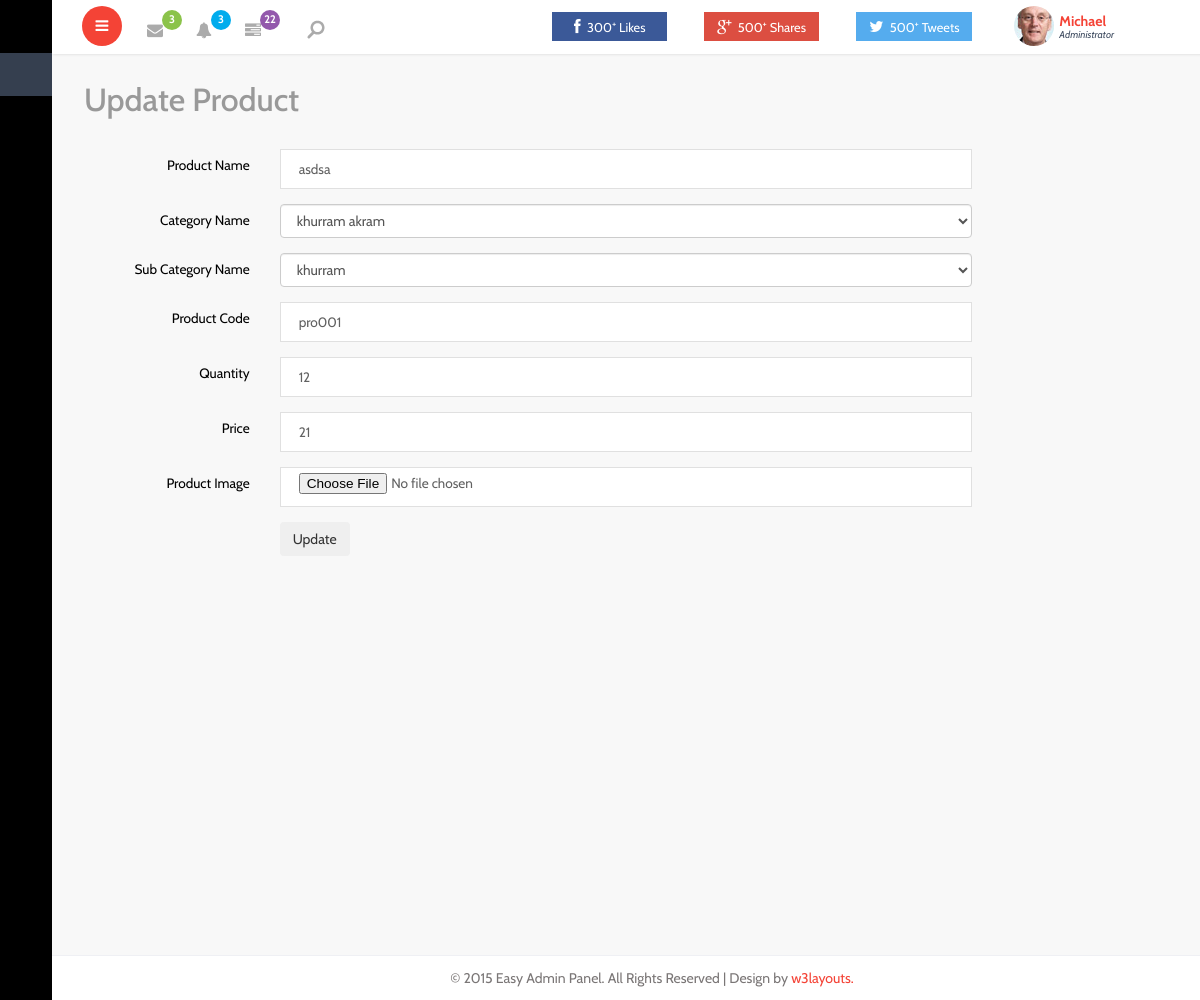
The app's page /admin/update_products.php?id=1 with its own data.
### tables this page shows
CREATE TABLE `products` (
  `id` int(11) NOT NULL,
  `product_name` varchar(255) NOT NULL,
  `category` int(11) NOT NULL,
  `sub_category` int(11) NOT NULL,
  `pro_code` varchar(255) NOT NULL,
  `qty` int(11) NOT NULL,
  `price` varchar(255) NOT NULL,
  `picture` varchar(255) NOT NULL,
  `status` int(11) NOT NULL
);

CREATE TABLE `category` (
  `id` int(11) NOT NULL,
  `Name` varchar(225) NOT NULL,
  `status` int(11) NOT NULL
);

CREATE TABLE `sub_category` (
  `id` int(11) NOT NULL,
  `cat_name` int(11) NOT NULL,
  `sub_catname` varchar(255) NOT NULL,
  `status` int(11) NOT NULL
);

### admin/update_products.php (the view, shortened to what this page needs)
	<?php
	include 'conn.php';
		if($_GET["id"]){
		$pro_name='';
		$catname='';
		$categoryid='';
		$subcategoryid='';
		$subcatname='';
		$qty='';
		$price='';
		$pro_code='';
		$products=mysqli_query($conn,"select * from products where id='".$_GET["id"]."'");
		while($row=mysqli_fetch_array($products)){
			$pro_name=$row[1];
			$pro_code=$row[4];
			$qty=$row[5];
			$price=$row[6];
			$catid=$row[2];
			$subcatid=$row[3];
			$category=mysqli_query($conn,"select * from category where id='".$catid."'");
			while ($row1=mysqli_fetch_array($category)) {
				$categoryid=$row1[0];
				$catname=$row1[1];
			}
			$subcategory=mysqli_query($conn,"select * from sub_category where id='".$subcatid."' ");
			while($row3=mysqli_fetch_array($subcategory)){
				$subcategoryid=$row3[0];
				$subcatname=$row3[2];
			}
		}
		}
	?>
<?php include("header.php"); ?>
	<div id="page-wrapper">
				<div class="graphs">
					<h3 class="blank1">Update Product</h3>
						<div class="tab-content">
						<div class="tab-pane active" id="horizontal-form">
							<form method="post" class="form-horizontal"
							 action="update_products.php" enctype="multipart/form-data">
							 <div class="form-group">
									<label for="focusedinput" class="col-sm-2 control-label">Product Name</label>
									<div class="col-sm-8">
										<input type="text" class="form-control1" id="focusedinput" name="Product_name" value=<?php echo $pro_name; ?>>
									</div>
						</div>
								<div class="form-group">
									<label for="focusedinput" class="col-sm-2 control-label">Category Name</label>
									<div class="col-sm-8">
										<select class="form-control" name="cat_name" >
											<option value=<?php echo $categoryid; ?> ><?php echo $catname; ?></option>
										</select>
									</div>
						</div>
							<div class="form-group">
									<label for="focusedinput" class="col-sm-2 control-label">Sub Category Name</label>
									<div class="col-sm-8">
										<select class="form-control" name="subcat_name" >
											<option value=<?php echo $subcategoryid; ?> ><?php echo $subcatname; ?></option>
										</select>
									</div>
						</div>
								<div class="form-group">
									<label for="focusedinput" class="col-sm-2 control-label">Product Code</label>
									<div class="col-sm-8">
										<input type="text" class="form-control1" id="focusedinput" name="pro_code" readonly="true" value=<?php echo $pro_code; ?>>
									</div>
						</div>
	<div class="form-group">
									<label for="focusedinput" class="col-sm-2 control-label">Quantity</label>
									<div class="col-sm-8">
										<input type="number" class="form-control1" id="focusedinput" name="qty" value=<?php echo $qty; ?>>
									</div>
						</div>
						<div class="form-group">
									<label for="focusedinput" class="col-sm-2 control-label">Price</label>
									<div class="col-sm-8">
										<input type="number" class="form-control1" id="focusedinput" name="price" value=<?php  echo $price; ?> >
									</div>
						</div>
						<div class="form-group">
									<label for="focusedinput" class="col-sm-2 control-label">Product Image</label>
									<div class="col-sm-8">
										<input type="file" class="form-control1" id="focusedinput" name="pro_image">
									</div>
						</div>
								<div class="col-md-2"></div>
										<div class="col-md-2">
										<input type="submit"  name="btn_submit" class="btn" value="Update">
					</div>
					</form>
					</div>
					</div>
					</div>
					</div>
		<?php
		include("footer.php");
		?>
</body>
</html>

### records on screen
products: Product_name "asdsa", pro_code "pro001", qty "12", price "21"
category: cat_name "khurram akram"
sub_category: subcat_name "khurram"
